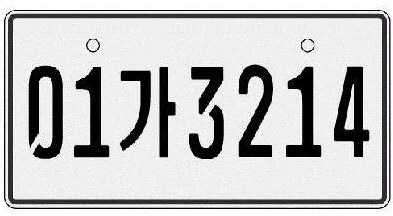
#> input picture PycharmProjects/AI/190327/plate1.jpg, 393 x 216 px
$ python cv2_ex.py
#> lines starting #> are read from the running program, lines starting #| are printed output that depends on the picture; after the words box and inside, x2 and y2 are one past the last pixel; in counts of white or black regions, pixels touching at a corner belong together
import numpy as np
import cv2

# 이미지 불러오기
srcImage = cv2.imread("plate1.jpg")
#> srcImage is the input picture: shape (216, 393, 3); mean B, G, R 192.8, 192, 192.6

# 컬러 변환
grayImage = cv2.cvtColor(srcImage, cv2.COLOR_BGR2GRAY)

# 이진 이미지 생성
ret, binaryImage = cv2.threshold(grayImage, 100, 255,
cv2.THRESH_BINARY_INV)
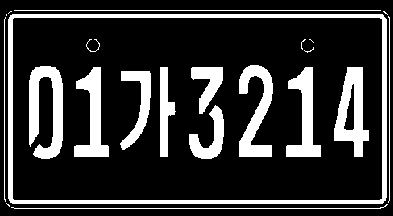
#> binaryImage: shape (216, 393); 20.6% white; 22 white regions (7 under 20 px), largest, box (x1, y1, x2, y2) and area: (8, 14, 387, 204) 4812, (29, 66, 63, 159) 1912, (334, 67, 369, 157) 1665

# 이진 이미지 필터링
kernel = np.ones((6, 6), np.uint8)
binaryImage = cv2.erode(binaryImage, kernel, iterations=1)
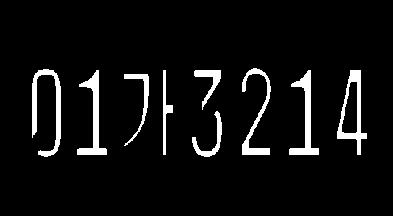
#> binaryImage: shape (216, 393); 6.1% white; 9 white regions, largest, box (x1, y1, x2, y2) and area: (32, 69, 61, 157) 855, (289, 70, 319, 155) 768, (77, 70, 107, 155) 761
binaryImage = cv2.dilate(binaryImage, kernel, iterations=3)
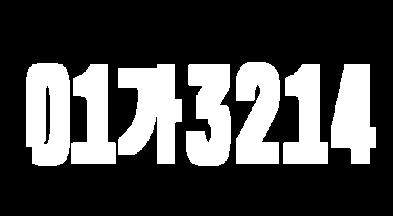
#> binaryImage: shape (216, 393); 28.9% white; 7 white regions, largest, box (x1, y1, x2, y2) and area: (118, 64, 182, 164) 4282, (26, 63, 70, 166) 4028, (186, 64, 231, 166) 3573
binaryImage = cv2.erode(binaryImage, kernel, iterations=1)
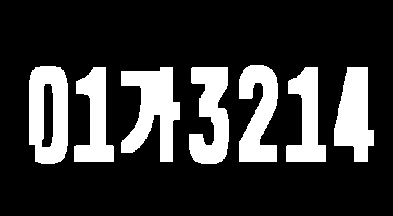
#> binaryImage: shape (216, 393); 21.5% white; 7 white regions, largest, box (x1, y1, x2, y2) and area: (121, 67, 180, 162) 3197, (29, 66, 68, 164) 2973, (189, 67, 229, 164) 2613

# 객체 레이블링
nlabels, labels, stats, centroids = cv2.connectedComponentsWithStats(binaryImage)
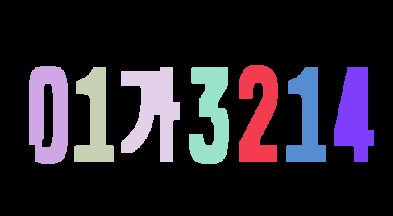
#> labels: shape (216, 393) int32; 8 distinct labels, from 0 to 7; one colour per label, 0 black
#> nlabels = 8; stats = [[0, 0, 393, 216, 66656], [239, 65, 39, 97, 2566], [29, 66, 39, 98, 2973], [74, 67, 40, 95, 2151], [121, 67, 59, 95, 3197], [189, 67, 40, 97, 2613], [286, 67, 40, 95, 2158], [334, 67, 40, 95, 2574]]; centroids = [[195.3, 105.7], [258, 113.5], [48.28, 113.2], [94.72, 118.5], [152.6, 109.1], [210.7, 114.7], [306.7, 118.3], [354.2, 114.4]]

# 레이블링 결과 출력
for i in range(1, nlabels):
    rect = (stats[i][0], stats[i][1], stats[i][2], stats[i][3])
    cv2.rectangle(srcImage, rect, (0, 255, 0), 3)
#> this loop made 7 passes
#> rect on passes 1 to 7: (239, 65, 39, 97), (29, 66, 39, 98), (74, 67, 40, 95), (121, 67, 59, 95), (189, 67, 40, 97), (286, 67, 40, 95), (334, 67, 40, 95)
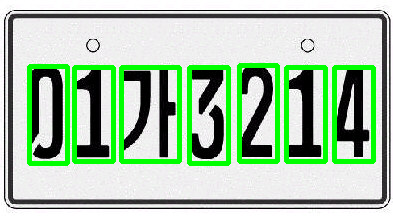
#> srcImage: shape (216, 393, 3); 11.15% of pixels changed, all inside (x1, y1, x2, y2) = (27, 63, 376, 166)

# 이미지 출력
cv2.imshow('srcImage', srcImage)
cv2.imshow('binaryImage', binaryImage)
cv2.waitKey(0)
